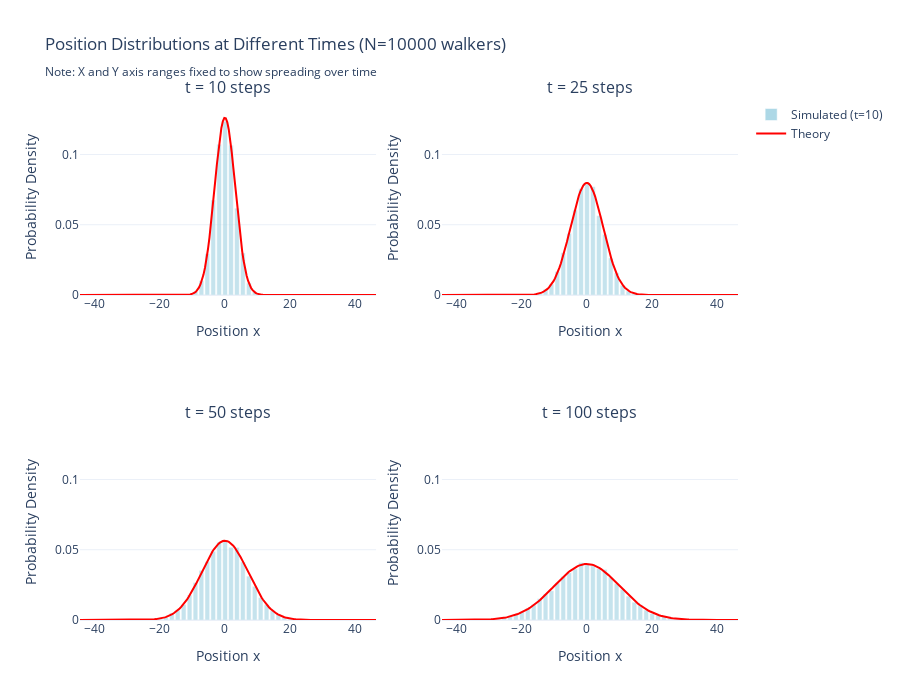

Notebook cell for this chart:
### Code cell
# Example 4: Distribution at different times (verify Gaussian)
print("\n=== Example 4: Spatial Distribution at Different Times ===")

# Run more walkers for better statistics
num_walkers_dist = 10000
num_steps_dist = 100
trajectories_dist = simulate_ensemble(mu=0, sigma=1, num_steps=num_steps_dist, num_walkers=num_walkers_dist)

# Choose times to examine
times = [10, 25, 50, 100]

# Determine global x-axis range based on the final time distribution
final_positions = trajectories_dist[:, max(times)]
x_min = final_positions.min()
x_max = final_positions.max()
# Add some padding
x_range = [x_min * 1.1, x_max * 1.1]

# Determine global y-axis range based on the first (narrowest) distribution
# which will have the highest peak
D = 1**2 / 2
variance_min = 2 * D * min(times)
y_max = 1 / np.sqrt(2 * np.pi * variance_min)  # Peak of narrowest Gaussian
y_range = [0, y_max * 1.1]  # Add some padding

fig = make_subplots(
    rows=2, cols=2,
    subplot_titles=[f't = {t} steps' for t in times]
)

row_col = [(1,1), (1,2), (2,1), (2,2)]

for idx, (t_step, (row, col)) in enumerate(zip(times, row_col)):
    positions = trajectories_dist[:, t_step]
    
    # Histogram with consistent bins across the global range
    hist, bin_edges = np.histogram(positions, bins=50, density=True, range=x_range)
    bin_centers = (bin_edges[:-1] + bin_edges[1:]) / 2
    
    # Theoretical Gaussian - use the global x range
    variance = 2 * D * t_step
    x_theory = np.linspace(x_range[0], x_range[1], 200)
    gaussian = (1 / np.sqrt(2 * np.pi * variance)) * np.exp(-x_theory**2 / (2 * variance))
    
    # Add histogram
    fig.add_trace(
        go.Bar(
            x=bin_centers,
            y=hist,
            name=f'Simulated (t={t_step})',
            marker=dict(color='lightblue', opacity=0.7),
            showlegend=(idx == 0)
        ),
        row=row, col=col
    )
    
    # Add theoretical curve
    fig.add_trace(
        go.Scatter(
            x=x_theory,
            y=gaussian,
            mode='lines',
            name=f'Theory',
            line=dict(color='red', width=2),
            showlegend=(idx == 0)
        ),
        row=row, col=col
    )
    
    # Set consistent x-axis and y-axis ranges for all subplots
    fig.update_xaxes(title_text='Position x', row=row, col=col, range=x_range)
    fig.update_yaxes(title_text='Probability Density', row=row, col=col, range=y_range)

fig.update_layout(
    title_text=f'Position Distributions at Different Times (N={num_walkers_dist} walkers)<br><sub>Note: X and Y axis ranges fixed to show spreading over time</sub>',
    template='plotly_white',
    height=700,
    showlegend=True
)

fig.show()

print(f"Number of walkers: {num_walkers_dist}")
print(f"X-axis range: [{x_range[0]:.1f}, {x_range[1]:.1f}]")
print(f"Y-axis range: [{y_range[0]:.2f}, {y_range[1]:.2f}]")
print(f"\nStandard deviations at different times:")
for t_step in times:
    positions = trajectories_dist[:, t_step]
    std_sim = np.std(positions)
    std_theory = np.sqrt(2 * D * t_step)
    print(f"  t={t_step:3d}: simulated={std_sim:.3f}, theory={std_theory:.3f}")

### Figure 1 — Plotly figure (JSON) as saved in the notebook; plotly's stock layout.template omitted (floating-point values rounded to 4 significant figures; data arrays with more than 128 entries replaced by an {"elided": "..."} marker saying what was removed)
{"data": [{"marker": {"color": "lightblue", "opacity": 0.7}, "name": "Simulated (t=10)", "showlegend": true, "type": "bar", "x": [-43.55, -41.74, -39.92, -38.1, -36.29, -34.47, -32.65, -30.84, -29.02, -27.2, -25.39, -23.57, -21.75, -19.94, -18.12, -16.3, -14.49, -12.67, -10.85, -9.036, -7.219, -5.403, -3.586, -1.769, 0.04758, 1.864, 3.681, 5.498, 7.314, 9.131, 10.95, 12.76, 14.58, 16.4, 18.21, 20.03, 21.85, 23.66, 25.48, 27.3, 29.11, 30.93, 32.75, 34.56, 36.38, 38.2, 40.02, 41.83, 43.65, 45.47], "xaxis": "x", "y": [0.0, 0.0, 0.0, 0.0, 0.0, 0.0, 0.0, 0.0, 0.0, 0.0, 0.0, 0.0, 0.0, 0.0, 0.0, 0.0, 0.0, 0.0, 0.0001651, 0.002532, 0.01013, 0.02939, 0.06759, 0.1073, 0.1236, 0.1066, 0.06182, 0.02989, 0.008642, 0.002312, 0.0003303, 0.0001101, 0.0, 0.0, 0.0, 0.0, 0.0, 0.0, 0.0, 0.0, 0.0, 0.0, 0.0, 0.0, 0.0, 0.0, 0.0, 0.0, 0.0, 0.0], "yaxis": "y"}, {"line": {"color": "red", "width": 2}, "mode": "lines", "name": "Theory", "showlegend": true, "type": "scatter", "x": {"elided": "200 float values"}, "xaxis": "x", "y": {"elided": "200 float values"}, "yaxis": "y"}, {"marker": {"color": "lightblue", "opacity": 0.7}, "name": "Simulated (t=25)", "showlegend": false, "type": "bar", "x": [-43.55, -41.74, -39.92, -38.1, -36.29, -34.47, -32.65, -30.84, -29.02, -27.2, -25.39, -23.57, -21.75, -19.94, -18.12, -16.3, -14.49, -12.67, -10.85, -9.036, -7.219, -5.403, -3.586, -1.769, 0.04758, 1.864, 3.681, 5.498, 7.314, 9.131, 10.95, 12.76, 14.58, 16.4, 18.21, 20.03, 21.85, 23.66, 25.48, 27.3, 29.11, 30.93, 32.75, 34.56, 36.38, 38.2, 40.02, 41.83, 43.65, 45.47], "xaxis": "x2", "y": [0.0, 0.0, 0.0, 0.0, 0.0, 0.0, 0.0, 0.0, 0.0, 0.0, 0.0, 0.0, 5.504e-05, 0.0, 0.0002202, 0.0004954, 0.001321, 0.004018, 0.007761, 0.01673, 0.03016, 0.04393, 0.06055, 0.07563, 0.07915, 0.07712, 0.05648, 0.04316, 0.02642, 0.01574, 0.006936, 0.002862, 0.001321, 0.0002752, 0.0001101, 0.0, 0.0, 0.0, 0.0, 0.0, 0.0, 0.0, 0.0, 0.0, 0.0, 0.0, 0.0, 0.0, 0.0, 0.0], "yaxis": "y2"}, {"line": {"color": "red", "width": 2}, "mode": "lines", "name": "Theory", "showlegend": false, "type": "scatter", "x": {"elided": "200 float values"}, "xaxis": "x2", "y": {"elided": "200 float values"}, "yaxis": "y2"}, {"marker": {"color": "lightblue", "opacity": 0.7}, "name": "Simulated (t=50)", "showlegend": false, "type": "bar", "x": [-43.55, -41.74, -39.92, -38.1, -36.29, -34.47, -32.65, -30.84, -29.02, -27.2, -25.39, -23.57, -21.75, -19.94, -18.12, -16.3, -14.49, -12.67, -10.85, -9.036, -7.219, -5.403, -3.586, -1.769, 0.04758, 1.864, 3.681, 5.498, 7.314, 9.131, 10.95, 12.76, 14.58, 16.4, 18.21, 20.03, 21.85, 23.66, 25.48, 27.3, 29.11, 30.93, 32.75, 34.56, 36.38, 38.2, 40.02, 41.83, 43.65, 45.47], "xaxis": "x3", "y": [0.0, 0.0, 0.0, 0.0, 0.0, 0.0, 0.0, 0.0, 5.504e-05, 0.0, 5.504e-05, 0.0004404, 0.0008257, 0.001211, 0.001872, 0.005009, 0.007101, 0.01106, 0.01778, 0.0267, 0.03534, 0.04161, 0.04893, 0.05538, 0.05615, 0.05174, 0.05169, 0.04134, 0.03121, 0.02394, 0.01596, 0.0109, 0.006715, 0.004183, 0.001706, 0.0009358, 0.0004404, 0.0001651, 0.0, 0.0, 0.0, 0.0, 0.0, 0.0, 0.0, 0.0, 0.0, 0.0, 0.0, 0.0], "yaxis": "y3"}, {"line": {"color": "red", "width": 2}, "mode": "lines", "name": "Theory", "showlegend": false, "type": "scatter", "x": {"elided": "200 float values"}, "xaxis": "x3", "y": {"elided": "200 float values"}, "yaxis": "y3"}, {"marker": {"color": "lightblue", "opacity": 0.7}, "name": "Simulated (t=100)", "showlegend": false, "type": "bar", "x": [-43.55, -41.74, -39.92, -38.1, -36.29, -34.47, -32.65, -30.84, -29.02, -27.2, -25.39, -23.57, -21.75, -19.94, -18.12, -16.3, -14.49, -12.67, -10.85, -9.036, -7.219, -5.403, -3.586, -1.769, 0.04758, 1.864, 3.681, 5.498, 7.314, 9.131, 10.95, 12.76, 14.58, 16.4, 18.21, 20.03, 21.85, 23.66, 25.48, 27.3, 29.11, 30.93, 32.75, 34.56, 36.38, 38.2, 40.02, 41.83, 43.65, 45.47], "xaxis": "x4", "y": [0.0, 0.0, 5.504e-05, 5.504e-05, 0.0001101, 0.0, 0.0002752, 0.0002202, 0.0006055, 0.0007706, 0.002092, 0.002477, 0.003853, 0.005945, 0.008477, 0.01106, 0.01525, 0.01861, 0.02081, 0.02648, 0.03105, 0.03369, 0.03638, 0.04095, 0.04035, 0.03864, 0.03655, 0.036, 0.03033, 0.02587, 0.02191, 0.01701, 0.01266, 0.01079, 0.007101, 0.004624, 0.003468, 0.002532, 0.001321, 0.0006055, 0.0007706, 0.0003303, 0.0002752, 5.504e-05, 0.0, 0.0, 0.0, 5.504e-05, 0.0, 0.0], "yaxis": "y4"}, {"line": {"color": "red", "width": 2}, "mode": "lines", "name": "Theory", "showlegend": false, "type": "scatter", "x": {"elided": "200 float values"}, "xaxis": "x4", "y": {"elided": "200 float values"}, "yaxis": "y4"}], "layout": {"annotations": [{"font": {"size": 16}, "showarrow": false, "text": "t = 10 steps", "x": 0.225, "xanchor": "center", "xref": "paper", "y": 1, "yanchor": "bottom", "yref": "paper"}, {"font": {"size": 16}, "showarrow": false, "text": "t = 25 steps", "x": 0.775, "xanchor": "center", "xref": "paper", "y": 1, "yanchor": "bottom", "yref": "paper"}, {"font": {"size": 16}, "showarrow": false, "text": "t = 50 steps", "x": 0.225, "xanchor": "center", "xref": "paper", "y": 0.375, "yanchor": "bottom", "yref": "paper"}, {"font": {"size": 16}, "showarrow": false, "text": "t = 100 steps", "x": 0.775, "xanchor": "center", "xref": "paper", "y": 0.375, "yanchor": "bottom", "yref": "paper"}], "height": 700, "showlegend": true, "title": {"text": "Position Distributions at Different Times (N=10000 walkers)<br><sub>Note: X and Y axis ranges fixed to show spreading over time</sub>"}, "xaxis": {"anchor": "y", "domain": [0, 0.45], "range": [-44.46, 46.37], "title": {"text": "Position x"}}, "xaxis2": {"anchor": "y2", "domain": [0.55, 1], "range": [-44.46, 46.37], "title": {"text": "Position x"}}, "xaxis3": {"anchor": "y3", "domain": [0, 0.45], "range": [-44.46, 46.37], "title": {"text": "Position x"}}, "xaxis4": {"anchor": "y4", "domain": [0.55, 1], "range": [-44.46, 46.37], "title": {"text": "Position x"}}, "yaxis": {"anchor": "x", "domain": [0.625, 1], "range": [0, 0.1388], "title": {"text": "Probability Density"}}, "yaxis2": {"anchor": "x2", "domain": [0.625, 1], "range": [0, 0.1388], "title": {"text": "Probability Density"}}, "yaxis3": {"anchor": "x3", "domain": [0, 0.375], "range": [0, 0.1388], "title": {"text": "Probability Density"}}, "yaxis4": {"anchor": "x4", "domain": [0, 0.375], "range": [0, 0.1388], "title": {"text": "Probability Density"}}}}
